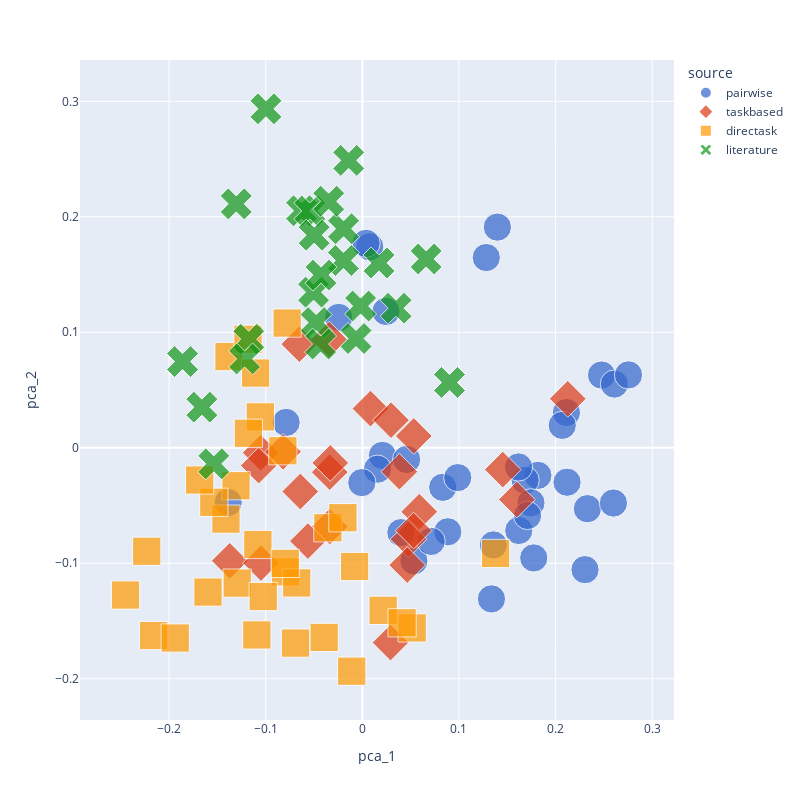

The cell this chart's notebook holds for it:
### Code cell
px.scatter(x="pca_1", y="pca_2", data_frame=df, color="source", hover_name="dim_name", height=800, width=800,
          color_discrete_sequence=px.colors.qualitative.G10, symbol="source", size=[0.4]*len(df), hover_data="dim_desc_wrapped")

### Figure 1 — Plotly figure (JSON) as saved in the notebook; plotly's stock layout.template omitted (floating-point values rounded to 4 significant figures)
{"data": [{"customdata": [["The requirement for<br>participants to<br>engage in abstract<br>thinking and apply<br>non-concrete<br>criteria to solve<br>problems or generate<br>outputs."], ["The requirement for<br>conceptual<br>reasoning, ideation,<br>and the application<br>of abstract concepts<br>to complete a task."], ["The extent to which<br>a task requires team<br>members to work<br>together, share<br>information, and<br>make decisions<br>collaboratively to<br>achieve a common<br>goal."], ["The extent to which<br>a task requires<br>participants to work<br>together to analyze<br>information, discuss<br>differing opinions,<br>and reach a<br>consensus or<br>agreement."], ["The presence of<br>individual goals<br>that may conflict<br>with those of other<br>team members,<br>leading to<br>competitive rather<br>than cooperative<br>interactions."], ["The presence of a<br>competitive dynamic<br>within the task,<br>where individual or<br>team performance is<br>measured against<br>others."], ["The nature of the<br>interaction among<br>participants,<br>whether it is<br>competitive with<br>individual goals or<br>cooperative with a<br>shared objective."], ["The importance of<br>reaching an<br>agreement or unified<br>decision among team<br>members."], ["The necessity for<br>team members to<br>reach an agreement<br>on a collective<br>decision or output,<br>often involving<br>negotiation and<br>synthesis of<br>different<br>viewpoints."], ["The need for team<br>members to<br>negotiate, discuss,<br>and agree on a<br>collective outcome<br>that reflects the<br>group's shared<br>understanding or<br>goal."], ["The requirement for<br>the task to produce<br>a creative or non-<br>standard solution,<br>often involving idea<br>generation and<br>abstract thinking."], ["The need for team<br>members to engage in<br>creative thinking<br>and generate<br>multiple unique<br>solutions or ideas<br>within a set<br>framework."], ["The necessity for<br>creative input, idea<br>generation, and<br>innovative thinking<br>within the task."], ["The requirement for<br>participants to<br>generate new ideas<br>or solutions by<br>combining individual<br>contributions into a<br>single, cohesive<br>output."], ["The presence of<br>immediate or delayed<br>feedback on team<br>decisions and<br>actions, which<br>informs and<br>influences<br>subsequent team<br>strategy."], ["The task's provision<br>of immediate<br>feedback on<br>performance and the<br>requirement for<br>participants to<br>adapt their<br>strategies based on<br>that feedback."], ["The extent to which<br>a task provides<br>feedback on team<br>decisions and allows<br>for iterative<br>improvement based on<br>that feedback."], ["The level of<br>independence granted<br>to each team member<br>to make decisions or<br>contributions<br>without the need for<br>group consensus or<br>collaboration."], ["The balance between<br>tasks that<br>prioritize<br>individual<br>performance and<br>decision-making<br>versus those that<br>emphasize collective<br>outcomes and team<br>success."], ["The distribution of<br>information among<br>team members, where<br>not all participants<br>have access to the<br>same information,<br>requiring sharing<br>and integration to<br>complete the task."], ["The extent to which<br>a task requires team<br>members to combine<br>different pieces of<br>information to solve<br>a problem or reach a<br>decision."], ["The importance of<br>communication and<br>the exchange of<br>information among<br>team members to<br>achieve a shared<br>understanding and<br>goal."], ["The extent to which<br>team members have<br>access to the same<br>information or<br>whether the task<br>involves hidden or<br>unshared information<br>that must be<br>communicated."], ["The extent to which<br>a task requires the<br>analysis, synthesis,<br>and application of<br>information to make<br>decisions or produce<br>an output."], ["The degree to which<br>the task has a<br>clear, measurable<br>goal or outcome that<br>can be objectively<br>evaluated for<br>success."], ["The ability to<br>quantify the success<br>of the task based on<br>objective criteria<br>or a clear scoring<br>system."], ["The necessity for<br>team members to<br>interact and make<br>decisions in a<br>dynamic, real-time<br>environment."], ["The extent to which<br>a task involves<br>immediate, dynamic<br>interaction among<br>team members within<br>a shared<br>environment."], ["The degree to which<br>a task involves<br>distinct roles or<br>responsibilities for<br>each team member,<br>with each role<br>contributing<br>specific skills or<br>knowledge to the<br>team's objective."], ["The level of<br>strategic thinking,<br>planning, and<br>adaptation required<br>to achieve the<br>task's objectives<br>within a set of<br>rules or<br>constraints."], ["The level of<br>planning,<br>anticipation of<br>outcomes, and<br>strategic thinking<br>required to perform<br>the task<br>successfully."], ["The level of<br>strategic thinking<br>and prediction<br>required to consider<br>the actions and<br>potential reactions<br>of others, both<br>within the team and<br>with external<br>parties."], ["The requirement for<br>team members to<br>analyze situations,<br>predict outcomes,<br>and develop a shared<br>strategy to achieve<br>a goal within a set<br>of rules or<br>constraints."], ["The presence of a<br>fixed time limit<br>within which<br>participants must<br>complete the task,<br>adding pressure to<br>the decision-making<br>process."], ["The requirement for<br>participants to<br>interact with and<br>manipulate elements<br>within a visual or<br>spatial context to<br>achieve the task's<br>objectives."], ["The requirement for<br>team members to<br>navigate and<br>manipulate elements<br>within a shared<br>visual or spatial<br>environment."]], "hovertemplate": "<b>%{hovertext}</b><br><br>source=pairwise<br>pca_1=%{x}<br>pca_2=%{y}<br>size=%{marker.size}<br>dim_desc_wrapped=%{customdata[0]}<extra></extra>", "hovertext": ["Abstract Problem-Solving", "Abstract Thinking", "Collaboration Intensity", "Collaborative Decision-Making", "Competitive Dynamics", "Competitive Element", "Competitive vs. Cooperative Dynamics", "Consensus Building", "Consensus Requirement", "Consensus-Building", "Creative Output", "Creative Problem-Solving", "Creative Requirement", "Creative Synthesis", "Feedback Loop", "Feedback and Adaptation", "Feedback and Iteration", "Individual Autonomy", "Individual vs. Collective Focus", "Information Asymmetry", "Information Integration", "Information Sharing", "Information Symmetry", "Information Processing", "Objective Clarity", "Objective Measurement", "Real-Time Coordination", "Real-Time Interaction", "Role Differentiation", "Strategic Complexity", "Strategic Decision-Making", "Strategic Interaction", "Strategic Planning", "Time Constraint", "Visual-Spatial Coordination", "Spatial Coordination"], "legendgroup": "pairwise", "marker": {"color": "#3366CC", "size": [0.4, 0.4, 0.4, 0.4, 0.4, 0.4, 0.4, 0.4, 0.4, 0.4, 0.4, 0.4, 0.4, 0.4, 0.4, 0.4, 0.4, 0.4, 0.4, 0.4, 0.4, 0.4, 0.4, 0.4, 0.4, 0.4, 0.4, 0.4, 0.4, 0.4, 0.4, 0.4, 0.4, 0.4, 0.4, 0.4], "sizemode": "area", "sizeref": 0.001, "symbol": "circle"}, "mode": "markers", "name": "pairwise", "orientation": "v", "showlegend": true, "type": "scatter", "x": [0.007639, -0.02452, 0.1356, 0.2112, 0.2118, 0.05331, 0.1816, 0.2475, 0.2608, 0.2754, 0.003813, 0.1397, 0.02444, 0.1282, 0.1619, 0.03986, 0.08318, 0.1685, 0.09872, 0.2329, 0.1616, 0.2598, 0.1745, 0.02075, -0.07892, -0.1389, 0.2304, 0.1336, 0.08842, 0.01565, 0.04581, 0.171, 0.2069, -0.0005562, 0.07122, 0.1774], "xaxis": "x", "y": [0.174, 0.1129, -0.08413, 0.0305, -0.02983, -0.09789, -0.02389, 0.06299, 0.05517, 0.06311, 0.177, 0.1911, 0.1181, 0.1647, -0.0716, -0.07345, -0.03425, -0.02814, -0.02583, -0.05275, -0.01664, -0.04784, -0.04769, -0.006585, 0.02197, -0.04727, -0.1055, -0.1308, -0.07275, -0.01852, -0.0101, -0.05861, 0.01942, -0.03018, -0.08106, -0.09536], "yaxis": "y"}, {"customdata": [["The level of<br>difficulty involved<br>in completing the<br>task, which can<br>range from simple<br>(e.g., recalling<br>words) to complex<br>(e.g., negotiating a<br>business deal)."], ["Whether the task<br>requires<br>participants to work<br>alone or in a team,<br>and the degree to<br>which teamwork and<br>communication are<br>necessary for<br>success."], ["The extent to which<br>the task requires<br>novel thinking,<br>imagination, or<br>innovation, as<br>opposed to tasks<br>that have clear-cut<br>solutions or rely on<br>memory."], ["The level of<br>strategic planning<br>and foresight needed<br>to perform well in<br>the task."], ["The degree to which<br>a task is<br>constrained by time,<br>requiring quick<br>thinking and<br>decision-making."], ["The amount of mental<br>effort and working<br>memory usage<br>required to perform<br>the task, which can<br>affect performance,<br>especially under<br>time constraints."], ["The extent to which<br>participants have<br>access to different<br>levels of<br>information, which<br>can influence<br>strategies and<br>outcomes in tasks<br>such as negotiations<br>or games."], ["The degree to which<br>the task involves<br>numerical<br>computation, logical<br>reasoning, and<br>problem-solving<br>skills."], ["The level of risk<br>involved in<br>decision-making and<br>the uncertainty of<br>outcomes, which can<br>be influenced by<br>unknown variables or<br>the actions of<br>others."], ["Whether and how<br>participants receive<br>feedback on their<br>performance, which<br>can be immediate or<br>delayed, and how<br>they can learn and<br>adapt their<br>strategies over<br>time."], ["The presence and<br>immediacy of<br>feedback given to<br>participants, which<br>can influence<br>learning and<br>strategy. This can<br>be operationalized<br>by whether<br>participants receive<br>immediate, delayed,<br>or no feedback on<br>their performance."], ["The manner in which<br>task performance is<br>assessed, ranging<br>from objective<br>measures (e.g., a<br>correct answer) to<br>subjective<br>evaluations (e.g.,<br>creativity or<br>negotiation skills)."], ["The extent to which<br>the task is<br>constrained by the<br>availability of<br>resources, which can<br>be operationalized<br>by the quantity and<br>type of resources<br>provided to complete<br>the task."], ["The level of<br>physical or manual<br>dexterity required<br>by the task, which<br>can be<br>operationalized by<br>the need for precise<br>movements or<br>coordination in a<br>physical or virtual<br>space."], ["Whether the task has<br>a single correct<br>answer or multiple<br>possible correct<br>answers,<br>operationalized by<br>the number of<br>acceptable solutions<br>or the range of<br>scores reflecting<br>the quality of the<br>solutions."], ["The degree to which<br>the task requires or<br>benefits from<br>specialized<br>knowledge or skills,<br>operationalized by<br>comparing<br>participants'<br>solutions to those<br>of subject matter<br>experts."], ["The degree to which<br>all necessary<br>information is<br>readily available to<br>participants or if<br>some information is<br>hidden or must be<br>discovered."], ["The type of skills<br>predominantly<br>required by the<br>task, ranging from<br>physical/manual<br>dexterity to<br>cognitive/mental<br>abilities. This can<br>be operationalized<br>by identifying the<br>primary type of<br>skill needed for<br>task completion."], ["The reliance on<br>recall ability to<br>complete the task."], ["The need to identify<br>and understand<br>patterns, trends, or<br>regularities in<br>data."], ["The requirement to<br>discuss and reach an<br>agreement in a<br>collaborative or<br>competitive context."], ["The extent to which<br>the task relies on<br>pre-existing<br>knowledge or<br>information, such as<br>familiarity with<br>words or knowledge<br>of city populations."], ["The extent to which<br>the task involves<br>moral or ethical<br>decision-making,<br>which can influence<br>the choices made by<br>participants beyond<br>purely rational<br>self-interest."], ["The need for visual<br>or auditory<br>discrimination to<br>complete the task.<br>This can be<br>operationalized by<br>tasks that require<br>distinguishing<br>between patterns,<br>sounds, or visual<br>stimuli."]], "hovertemplate": "<b>%{hovertext}</b><br><br>source=taskbased<br>pca_1=%{x}<br>pca_2=%{y}<br>size=%{marker.size}<br>dim_desc_wrapped=%{customdata[0]}<extra></extra>", "hovertext": ["Complexity", "Collaboration", "Creativity", "Strategy", "Time Pressure", "Cognitive Load", "Information Asymmetry", "Quantitative Reasoning", "Risk and Uncertainty", "Learning and Adaptation", "Feedback", "Objective vs. Subjective Evaluation", "Resource Limitation", "Physical Coordination", "Convergence-Divergence", "Expertise Alignment", "Information Availability", "Physical vs. Cognitive Skills", "Memory", "Pattern Recognition", "Negotiation", "Knowledge Dependency", "Moral/Ethical Consideration", "Perceptual Skills"], "legendgroup": "taskbased", "marker": {"color": "#DC3912", "size": [0.4, 0.4, 0.4, 0.4, 0.4, 0.4, 0.4, 0.4, 0.4, 0.4, 0.4, 0.4, 0.4, 0.4, 0.4, 0.4, 0.4, 0.4, 0.4, 0.4, 0.4, 0.4, 0.4, 0.4], "sizemode": "area", "sizeref": 0.001, "symbol": "diamond"}, "mode": "markers", "name": "taskbased", "orientation": "v", "showlegend": true, "type": "scatter", "x": [-0.06421, 0.1453, -0.06523, 0.03832, -0.03376, -0.1372, 0.1599, -0.1052, 0.05889, 0.04781, 0.04639, -0.08206, -0.05636, 0.02915, -0.0344, 0.05323, 0.05306, -0.1049, -0.1073, 0.008394, 0.2126, -0.03374, 0.02967, -0.03324], "xaxis": "x", "y": [-0.03785, -0.01891, 0.08968, -0.02071, -0.06821, -0.09788, -0.04484, -0.004301, -0.05538, -0.07916, -0.1016, -0.003481, -0.08079, -0.1687, 0.09369, 0.01023, -0.0717, -0.09982, -0.01542, 0.03392, 0.04243, -0.02109, 0.02394, -0.0131], "yaxis": "y"}, {"customdata": [["Number of distinct<br>steps or components<br>required to complete<br>the task"], ["Scale from 1 (low)<br>to 5 (high)<br>indicating the<br>degree to which team<br>members' tasks are<br>interconnected"], ["Count of different<br>specialized skills<br>needed to perform<br>the task effectively"], ["Scale from 1 (low)<br>to 5 (high)<br>representing the<br>predictability of<br>task outcomes"], ["Time given to<br>complete the task<br>measured in minutes<br>or hours"], ["Scale from 1<br>(familiar) to 5<br>(novel) indicating<br>how common or new<br>the task is to the<br>team members"], ["Amount of<br>information (in<br>bytes or number of<br>items) that must be<br>processed to<br>complete the task"], ["Scale from 1<br>(ambiguous) to 5<br>(clear) indicating<br>how well-defined the<br>task goals are"], ["Scale from 1 (low)<br>to 5 (high)<br>indicating the level<br>of physical effort<br>required"], ["Number of<br>coordination points<br>where team members<br>must synchronize<br>their actions"], ["Number of different<br>specialized skills<br>or knowledge areas<br>required to perform<br>the task"], ["Ratio of the amount<br>of information<br>available to the<br>team to the amount<br>of information<br>required to complete<br>the task, with a<br>value of 1<br>indicating perfect<br>information<br>availability"], ["Scale from 1<br>(routine task) to 5<br>(high problem-<br>solving demand),<br>reflecting the level<br>of novel thinking<br>required."], ["Scale from 1 (no<br>creativity needed)<br>to 5 (high<br>creativity<br>required), gauging<br>the need for<br>original ideas and<br>solutions."], ["Measured by the<br>average time it<br>takes for a new team<br>member to perform<br>the task at a<br>proficiency level of<br>90% of an<br>experienced member."], ["Measured by the<br>average time between<br>action and receiving<br>feedback on<br>performance,<br>indicating the<br>immediacy and<br>frequency of<br>feedback."], ["Measured by the<br>percentage of time<br>all necessary<br>resources are<br>available during<br>task performance."], ["Scale from 1 (low<br>stress) to 5 (high<br>stress), based on<br>physiological<br>measures such as<br>heart rate or self-<br>reported stress<br>levels."], ["Number of<br>coordination actions<br>(e.g.,<br>communications,<br>synchronizations)<br>required per unit of<br>time"], ["Rating on a scale<br>from 1 (minimal<br>cognitive effort) to<br>5 (extreme cognitive<br>effort) based on the<br>mental intensity of<br>the task"], ["Number of novel<br>solutions or<br>approaches required<br>to successfully<br>complete the task"], ["The length of time<br>required to complete<br>the task, 'measure':<br>'Time in Minutes:<br>The average time<br>taken to complete<br>the task, measured<br>in minutes"], ["The degree to which<br>the task is new or<br>unfamiliar to the<br>team, 'measure':<br>Novelty Rating: A<br>score from 1<br>(familiar) to 5<br>(novel) based on<br>team members' self-<br>reported familiarity<br>with the task."], ["The mental effort<br>required to perform<br>the task, 'measure':<br>'Cognitive Load<br>Scale: A score from<br>1 (low) to 5 (high)<br>based on subjective<br>assessment of mental<br>effort required,<br>using standardized<br>cognitive load<br>measurement<br>instruments"], ["The range of skills<br>and abilities<br>required to perform<br>the task, 'measure':<br>'Skill Diversity<br>Index: The number of<br>distinct skills and<br>abilities required<br>to perform the task<br>effectively"], ["A numerical score<br>based on the number<br>of distinct<br>cognitive processes<br>required (e.g.,<br>memory recall,<br>logical reasoning,<br>decision-making),<br>the number of<br>decision points, and<br>the level of<br>abstraction involved<br>in the task"], ["A scale from 0 to 1<br>where 0 represents<br>completely<br>independent tasks<br>and 1 represents<br>tasks that cannot be<br>completed without<br>constant team<br>interaction,<br>measured by the<br>frequency and<br>necessity of<br>communication among<br>team members"], ["A measure of the<br>task's time<br>sensitivity,<br>quantified by the<br>ratio of the time<br>spent on active task<br>engagement to the<br>total time allotted<br>for task completion."], ["A score derived from<br>the necessity for<br>creative problem-<br>solving and<br>generation of novel<br>ideas, rated by<br>experts in the field<br>on a scale from 1<br>(no innovation<br>needed) to 10<br>(highly innovative)"], ["A metric based on<br>the number and<br>complexity of<br>physical actions<br>required by the<br>team, the precision<br>needed, and the<br>degree of<br>synchronization,<br>measured on a scale<br>from 1 (minimal<br>coordination) to 10<br>(extensive<br>coordination)"], ["A variability index<br>calculated by the<br>number of external<br>variables that can<br>affect task<br>performance (e.g.,<br>changing tools,<br>shifting<br>workspaces), with<br>higher scores<br>indicating greater<br>variability"], ["A constraint score<br>based on the<br>scarcity of<br>resources (e.g.,<br>time, information,<br>tools, personnel)<br>necessary for task<br>completion, with<br>higher scores<br>indicating tighter<br>constraints"], ["A measurability<br>score based on the<br>clarity and<br>objectivity of the<br>outcome assessment<br>criteria, ranging<br>from 1 (subjective<br>or unclear criteria)<br>to 10 (objective and<br>clear criteria)"]], "hovertemplate": "<b>%{hovertext}</b><br><br>source=directask<br>pca_1=%{x}<br>pca_2=%{y}<br>size=%{marker.size}<br>dim_desc_wrapped=%{customdata[0]}<extra></extra>", "hovertext": ["Complexity", "Interdependence", "Diversity of Skills Required", "Uncertainty", "Time Pressure", "Task Novelty", "Information Load", "Goal Clarity", "Physical Demand", "Coordination Requirement", "Diversity of Skills", "Information Availability", "Problem-Solving Demand", "Creativity Requirement", "Learning Curve", "Feedback Loop", "Resource Availability", "Stress Level", "Coordination Demand", "Cognitive Demand", "Innovativeness", "Duration", "Novelty", "Cognitive Load", "Skill Variety", "Cognitive Complexity", "Interdependence Level", "Temporal Dynamics", "Innovation Requirement", "Physical Coordination", "Environmental Variability", "Resource Constraints", "Outcome Measurability"], "legendgroup": "directask", "marker": {"color": "#FF9900", "size": [0.4, 0.4, 0.4, 0.4, 0.4, 0.4, 0.4, 0.4, 0.4, 0.4, 0.4, 0.4, 0.4, 0.4, 0.4, 0.4, 0.4, 0.4, 0.4, 0.4, 0.4, 0.4, 0.4, 0.4, 0.4, 0.4, 0.4, 0.4, 0.4, 0.4, 0.4, 0.4, 0.4], "sizemode": "area", "sizeref": 0.001, "symbol": "square"}, "mode": "markers", "name": "directask", "orientation": "v", "showlegend": true, "type": "scatter", "x": [-0.1056, 0.02153, -0.03567, -0.1412, -0.1081, -0.08228, -0.1295, -0.118, -0.216, 0.1379, -0.02012, -0.007999, -0.138, -0.1184, -0.0794, -0.03955, -0.1092, -0.1937, 0.05157, -0.2231, -0.07781, -0.1598, -0.1308, -0.2451, -0.06789, -0.1537, 0.04113, -0.06912, -0.1105, -0.01101, -0.1026, -0.07988, -0.1683], "xaxis": "x", "y": [0.02678, -0.1407, -0.06927, -0.06178, -0.08373, -0.0026, -0.1172, 0.01257, -0.1626, -0.09154, -0.06056, -0.1028, 0.07897, 0.09392, -0.1074, -0.1642, -0.162, -0.1647, -0.156, -0.0896, 0.108, -0.1249, -0.03285, -0.1275, -0.117, -0.04719, -0.1515, -0.1691, 0.0647, -0.1934, -0.1288, -0.1001, -0.02791], "yaxis": "y"}, {"customdata": [["Does this task<br>primarily require<br>physical effort, as<br>opposed to primarily<br>requiring mental<br>effort?"], ["What is the fraction<br>of physical (as<br>opposed to mental)<br>effort required for<br>the task?"], ["Is this a \"planning\"<br>task? In other<br>words, is one of the<br>main purpose(s) of<br>this task to produce<br>a sequence of<br>concrete steps or<br>actions that an<br>individual can<br>follow to achieve<br>some goal?"], ["Is this a<br>\"generation\" or<br>\"brainstorming\"<br>task? In other<br>words, is one of the<br>main purpose(s) of<br>this task to produce<br>a number of ideas or<br>examples, without<br>any particular<br>action associated<br>with them?"], ["What fraction of the<br>effort required for<br>this task is<br>creative thinking<br>(as opposed to any<br>other type of<br>effort, whether<br>physical, logical,<br>etc.)?"], ["Is one of the main<br>purpose(s) of this<br>task to resolve<br>people's differences<br>in opinion,<br>perspective, or<br>viewpoint?"], ["During this task,<br>group members pursue<br>different interests,<br>objectives, or<br>goals."], ["Can the outcome of<br>this task be<br>described in<br>win/lose terms?"], ["Does the task have<br>an all-or-nothing<br>outcome? In other<br>words, is it<br>sufficient to just<br>meet a particular<br>standard?"], ["Is it efficient and<br>useful for members<br>of the group to work<br>on discrete parts<br>(or subtasks) of<br>this activity?"], ["Is the goal (or one<br>of the goals) of<br>this task to try to<br>achieve doing<br>something as much as<br>possible, as many as<br>possible, or as<br>quickly as possible?"], ["Is the goal (or one<br>of the goals) of<br>this task to try to<br>achieve a precise<br>outcome?"], ["Is there only one<br>\"best\" solution (or<br>possible solution)<br>to this task?"], ["Is there only one<br>method for achieving<br>the task, as opposed<br>to many alternatives<br>for task completion?"], ["Can acceptable<br>solutions to this<br>task be demonstrated<br>or verified to be<br>correct (e.g., by an<br>expert or third-<br>party)?"], ["Can this task be<br>written as a \"formal<br>model\" that an<br>algorithm could<br>solve?"], ["Is there enough<br>information in the<br>problem to find a<br>valid solution?"], ["If someone who is<br>able to solve the<br>problem explains<br>their answer, would<br>others recognize it<br>as correct without<br>contest?"], ["Is a participant<br>able to come up with<br>a provably correct<br>solution, assuming<br>sufficient ability,<br>time, motivation,<br>and resources?"], ["Is there an<br>objectively correct<br>solution to this<br>task that can be<br>calculated or<br>selected?"], ["On a scale of 0<br>(entirely<br>subjective, with no<br>correct answer; a<br>judgmental task) to<br>1 (entirely<br>objective and<br>demonstrable by pure<br>logic; an<br>intellective task),<br>how would you<br>classify the extent<br>of demonstrable<br>correctness of this<br>task?"], ["Does completing this<br>task require<br>participants to<br>evaluate tradeoffs<br>--- conflicting<br>possible solutions<br>or conflicting<br>pieces of<br>information?"], ["When doing this<br>task, will the<br>participants have<br>any uncertainty<br>about whether their<br>method or solution<br>will lead to the<br>desired outcome?"], ["Is the solution to<br>the question obvious<br>as soon as it is<br>proposed --- for<br>example, once people<br>see the \"trick,\"<br>they know how to<br>solve it?"]], "hovertemplate": "<b>%{hovertext}</b><br><br>source=literature<br>pca_1=%{x}<br>pca_2=%{y}<br>size=%{marker.size}<br>dim_desc_wrapped=%{customdata[0]}<extra></extra>", "hovertext": ["Conceptual-Behavioral", "Intellectual-Manipulative", "Type 1 (Planning)", "Type 2 (Generate)", "Creativity Input", "Type 5 (Cognitive Conflict)", "Type 6 (Mixed-Motive)", "Type 7 (Battle)", "Type 8 (Performance)", "Divisible-Unitary", "Maximizing", "Optimizing", "Outcome Multiplicity", "Solution Scheme Multiplicity", "Decision Verifiability", "Shared Knowledge", "Within-System Solution", "Answer Recognizability", "Time Solvability", "Type 3 and Type 4 (Objective Correctness)", "Intellective-Judgmental", "Conflicting Tradeoffs", "Solution Scheme Outcome Uncertainty", "Eureka Question"], "legendgroup": "literature", "marker": {"color": "#109618", "size": [0.4, 0.4, 0.4, 0.4, 0.4, 0.4, 0.4, 0.4, 0.4, 0.4, 0.4, 0.4, 0.4, 0.4, 0.4, 0.4, 0.4, 0.4, 0.4, 0.4, 0.4, 0.4, 0.4, 0.4], "sizemode": "area", "sizeref": 0.001, "symbol": "x"}, "mode": "markers", "name": "literature", "orientation": "v", "showlegend": true, "type": "scatter", "x": [-0.1661, -0.1538, -0.00181, -0.0141, -0.1176, 0.06604, 0.09017, -0.04782, -0.1219, -0.006562, -0.0432, -0.05051, -0.06293, -0.05441, -0.01962, -0.04991, -0.01946, -0.03487, -0.04281, -0.1305, -0.1861, 0.03488, 0.01726, -0.09976], "xaxis": "x", "y": [0.03517, -0.01392, 0.1227, 0.2489, 0.094, 0.1635, 0.05655, 0.1084, 0.07694, 0.09464, 0.08982, 0.1348, 0.2052, 0.2051, 0.1622, 0.1841, 0.1896, 0.2135, 0.1495, 0.2112, 0.07464, 0.1209, 0.16, 0.2935], "yaxis": "y"}], "layout": {"height": 800, "legend": {"itemsizing": "constant", "title": {"text": "source"}, "tracegroupgap": 0}, "margin": {"t": 60}, "width": 800, "xaxis": {"anchor": "y", "autorange": true, "domain": [0, 1], "range": [-0.2923, 0.3226], "title": {"text": "pca_1"}, "type": "linear"}, "yaxis": {"anchor": "x", "autorange": true, "domain": [0, 1], "range": [-0.2357, 0.3358], "title": {"text": "pca_2"}, "type": "linear"}}}
